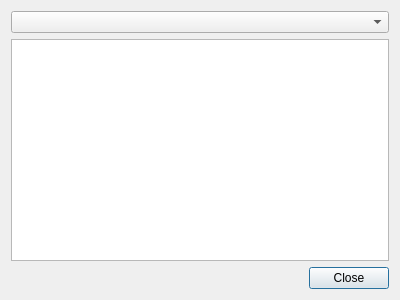
<?xml version="1.0" encoding="UTF-8"?>
<ui version="4.0">
 <class>Dialog</class>
 <widget class="QDialog" name="Dialog">
  <property name="geometry">
   <rect>
    <x>0</x>
    <y>0</y>
    <width>400</width>
    <height>300</height>
   </rect>
  </property>
  <property name="windowTitle">
   <string>npb_similar_player</string>
  </property>
  <layout class="QVBoxLayout" name="verticalLayout">
   <item>
    <widget class="QComboBox" name="player"/>
   </item>
   <item>
    <widget class="QTextBrowser" name="result"/>
   </item>
   <item>
    <widget class="QDialogButtonBox" name="buttonBox">
     <property name="standardButtons">
      <set>QDialogButtonBox::Close</set>
     </property>
    </widget>
   </item>
  </layout>
 </widget>
 <resources/>
 <connections/>
</ui>
